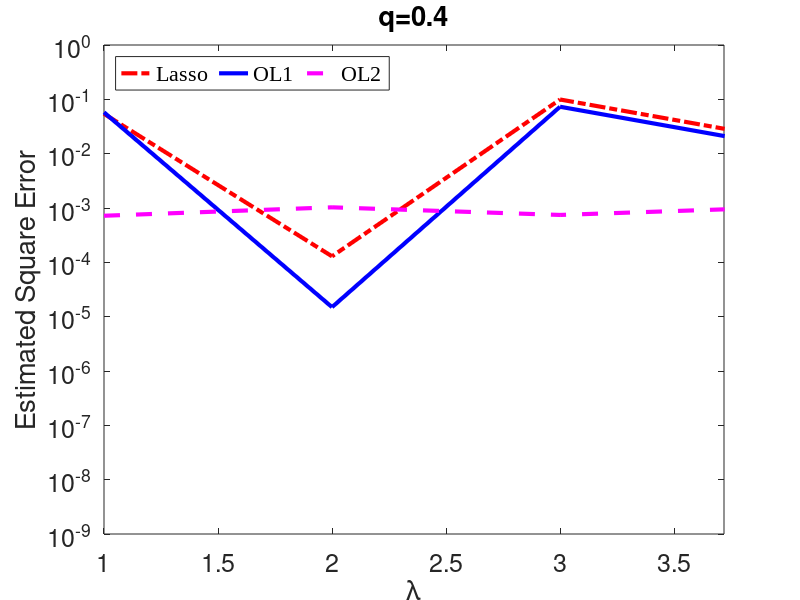

This figure's MATLAB source:
figure('Color', 'white');
set(gcf,'units','points','position',[0,0,650,550]);
%set(gca,'Fontsize',18,'FontName','Times New Roman');
clf; 
L1data = load('data/L1-Lasso.txt');
OL1data = load('data/OL1.txt');
OL2data = load('data/OL2.txt');
lambda = load('data/lambda.txt');
%lambda = min(data)+rand(1,length(OL2data))*(max(data)-min(data)); % x=xmin+rand(1,n)*(xmax-xmin)
%size(L1data)
%size(OL1data)
%size(OL2data)
%size(lambda)
plot(L1data,'r-.','MarkerSize', 10, 'LineWidth', 3);
hold on
plot(OL1data,'b-','MarkerSize', 10, 'LineWidth', 3);
hold on
plot(OL2data,'m--','MarkerSize', 10, 'LineWidth', 3);
hold off;
xlim([1,max(lambda)]);
set(gca,'YScale','log');
xlabel('\lambda','FontSize',18); 
ylabel('Estimated Square Error','FontSize',18);
legend1 = legend('Lasso','OL1','OL2','Location','northwest','Orientation','horizontal');
set(legend1,'FontSize',18,'FontName','Times New Roman');
title('q=0.4','FontSize',18);
set(gca,'Fontsize',18);
%print('E:\Deep Learning\Research\Paper Writting\graphs\coefficient_mse.png','-dpng','-r900');
%print('E:\Deep Learning\Research\Paper Writting\graphs\coefficient_mse.eps','-depsc2','-r900');

